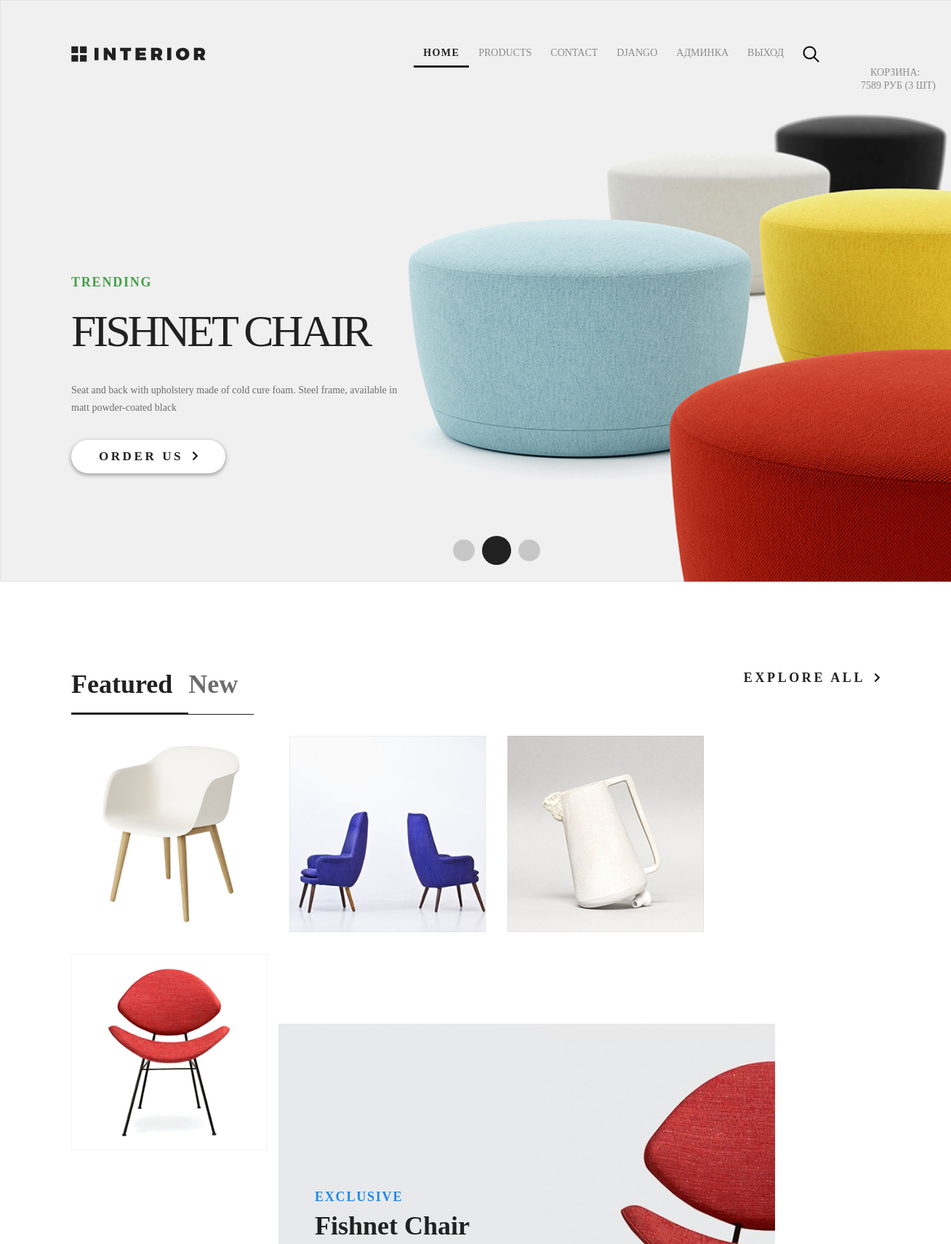
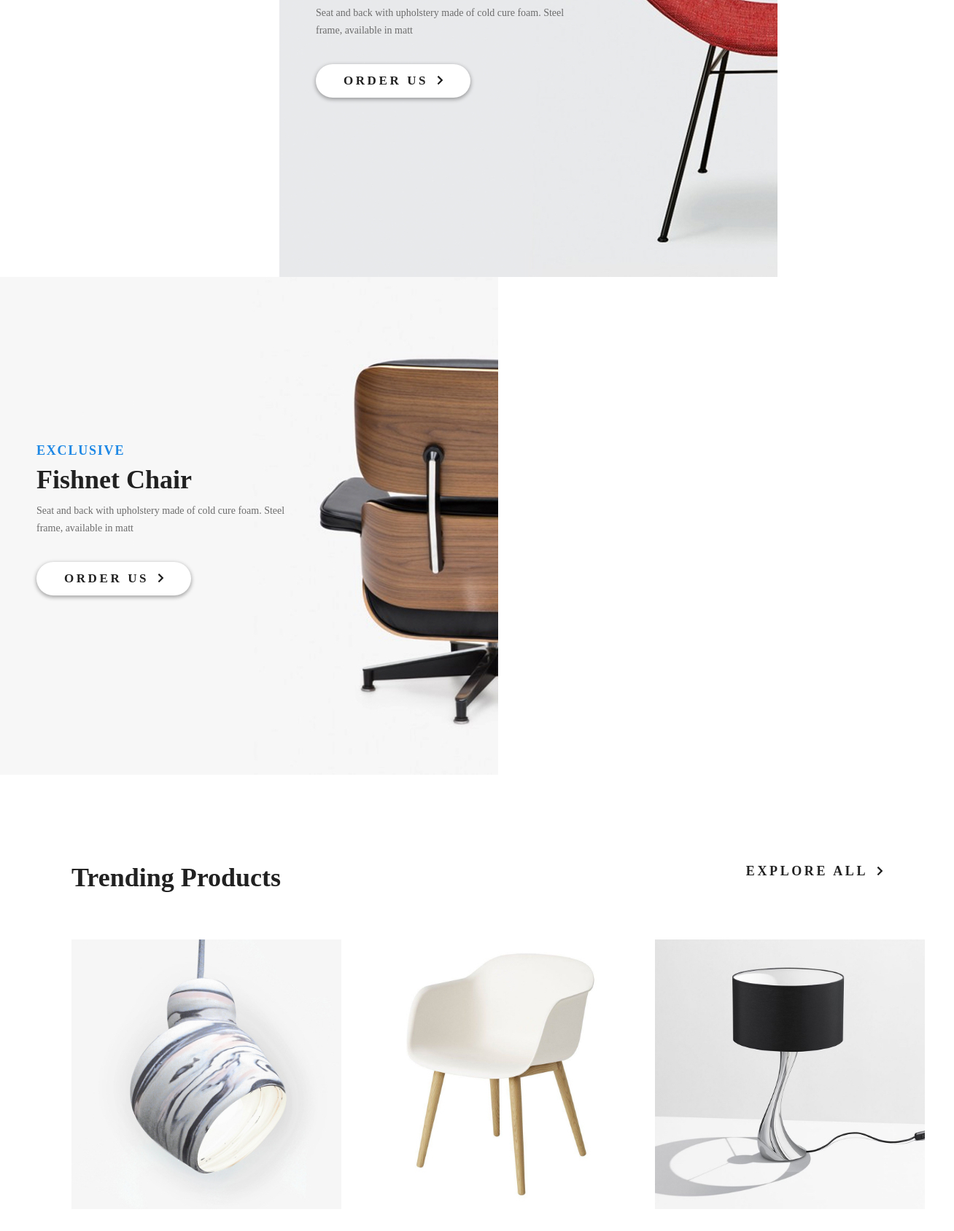
Page / (signed in, upper part) on the committed database (2 pictures, top to bottom).
### authapp/models.py (models this page shows, shortened)
class ShopUser(AbstractUser):
    age = models.PositiveSmallIntegerField('Возраст', null=True)
    avatar = models.ImageField(upload_to='users_avatars', blank=True)
    id_for_friends = models.CharField('Код для пригашения друзей', max_length=8, blank=True)
    activation_key = models.CharField(max_length=128, blank=True)
    activation_key_expires = models.DateTimeField(default=get_activation_key_expires)

### basketapp/models.py (models this page shows, shortened)
class Basket(models.Model):
    user = models.ForeignKey(ShopUser, on_delete=models.CASCADE, related_name='basket')
    product = models.ForeignKey(Product, on_delete=models.CASCADE)
    quantity = models.PositiveIntegerField('количество', default=0)
    add_datetime = models.DateTimeField('дата добавления', auto_now_add=True)
    @property
    def product_cost(self):
        return self.product.price * self.quantity
    @property
    def total_quantity(self):
        return sum(map(lambda x: x.quantity, self.user.basket.select_related().all()))
    @property
    def total_cost(self):
        return sum(map(lambda x: x.product_cost, self.user.basket.select_related().all()))

### mainapp/models.py (models this page shows, shortened)
class Product(models.Model):
    category = models.ForeignKey(ProductCategory, on_delete=models.PROTECT, verbose_name='Категория')
    name = models.CharField('Название', max_length=128)
    short_description = models.CharField('Краткое описание', max_length=128, blank=True)
    description = models.TextField('Описание', blank=True)
    quantity = models.PositiveIntegerField('Количество', default=0)
    price = models.DecimalField('Цена', max_digits=10, decimal_places=0, default=0)
    image = models.ImageField(upload_to='products_images', blank=True)
    is_active = models.BooleanField(default=True, db_index=True)
    created_at = models.DateTimeField('Дата создания', auto_now_add=True)
    updated_at = models.DateTimeField('Дата обновления', auto_now=True)

### mainapp/views.py (the view)
# urls.py: path('', adminapp.ShopUserList.as_view(), name='index'),
def index(request):
    context = {
        'page_title': 'Interior',
    }
    return render(request, 'mainapp/index.html', context)

### basketapp/context_processors.py (called while the page is built)
def basket(request):
    if request.user.is_authenticated:
        basket = request.user.basket.select_related('product', 'product__category').all()
    else:
        basket = []
    return {
        'basket': basket,
    }

### mainapp/templates/mainapp/index.html (shortened to what this page needs)
{% extends 'mainapp/base.html' %}
{% load static %}
{% block container %}
	<div class="slider padding-site">
		{% include 'mainapp/includes/inc__main_menu.html' %}
		<div class="slider-text">
			<p class="slider-tranding">TRENDING</p>
			<h2 class="slider-header">Fishnet Chair</h2>
			<p class="slider-content">
				Seat and back with upholstery made of cold cure foam. Steel frame, available in matt powder-coated black
			</p>
		</div>
		<div class="button">
			<a href="#" class="button-link">Order Us<span class="arrow-button"><img src="{% static 'icons/arrow.svg' %}" alt="arrow"></span></a>
		</div>
		<div class="slider-pagination">
			<a href="#" class="slider-pagination-circle"></a><a href="#" class=" slider-pagination-circle slider-pagination-circle-active"></a><a href="#" class="slider-pagination-circle"></a>
		</div>
	</div>
	<div class="featured padding-site">
		<div class="featured-header clearfix">
			<ul class="featured-tabs">
				<li class="featured-tabs-list"><a href="#" class="featured-tabs-link featured-tabs-link-active">
					Featured</a>
				</li>
				<li class="featured-tabs-list"><a href="#" class="featured-tabs-link">
					New</a>
				</li>
			</ul>
			<div class="explore-all clearfix"><a href="#" class="explore-all-link">Explore all<span class="arrow-button"><img src="{% static 'icons/arrow.svg' %}" alt="arrow"></span></a>
			</div>
		</div>
		<ul class="featured-products clearfix">
			<li class="featured-product-list"><a href="#" class="featured-product-link featured-product-link-active"><img src="{% static 'img/product-1.jpg' %}" alt="photo1"></a></li>
			<li class="featured-product-list"><a href="#" class="featured-product-link"><img src="{% static 'img/product-2.jpg' %}" alt="photo2"></a></li>
			<li class="featured-product-list"><a href="#" class="featured-product-link"><img src="{% static 'img/product-3.jpg' %}" alt="photo3"></a></li>
			<li class="featured-product-list"><a href="#" class="featured-product-link"><img src="{% static 'img/product-4.jpg' %}" alt="photo4"></a></li>
		</ul>
	</div>
	<div class="exclusive clearfix">
		<div class="exclusive-block-1">
			<div class="exclusive-text">
				<div class="exclusive-text-theme">
					exclusive
				</div>
				<div class="exclusive-text-heading">
					Fishnet Chair
				</div>
				<div class="exclusive-text-text">
					Seat and back with upholstery made of cold cure foam. Steel frame, available in matt
				</div>
				<div class="button">
					<a href="#" class="button-link">Order Us<span class="arrow-button"><img src="{% static 'icons/arrow.svg' %}" alt="arrow"></span></a>
				</div>
			</div>
		</div>
		<div class="exclusive-block-2">
			<div class="exclusive-text">
				<div class="exclusive-text-theme">
					exclusive
				</div>
				<div class="exclusive-text-heading">
					Fishnet Chair
				</div>
				<div class="exclusive-text-text">
					Seat and back with upholstery made of cold cure foam. Steel frame, available in matt
				</div>
				<div class="button">
					<a href="#" class="button-link">Order Us<span class="arrow-button"><img src="{% static 'icons/arrow.svg' %}" alt="arrow"></span></a>
				</div>
			</div>
		</div>
	</div>
	<div class="trending padding-site">
		<div class="trending-header clearfix">
			<div class="trending-header-text">
				Trending Products
			</div>
			<div class="explore-all clearfix"><a href="#" class="explore-all-link">Explore all<span class="arrow-button"><img src="{% static 'icons/arrow.svg' %}" alt="arrow"></span></a>
			</div>
		</div>
		<table class="trending-gallery">
			<tr>
				<td class="trending-gallery-photo"><img src="{% static 'img/product-11.jpg' %}" alt="product-11"></td>
				<td class="trending-gallery-photo"><img src="{% static 'img/product-21.jpg' %}" alt="product-21"></td>
				<td class="trending-gallery-photo"><img src="{% static 'img/product-31.jpg' %}" alt="product-31"></td>
			</tr>
		</table>
	</div>
{% endblock %}

### mainapp/templates/mainapp/includes/inc__main_menu.html (shortened to what this page needs)
{% load static %}
<div class="header clearfix">
	<a href="{% url 'main:index' %}"><img src="{% static 'img/logo.svg' %}" alt="logo"></a>
	<ul class="menu clearfix">
		<li class="menu-list">
			<a href="{% url 'main:index' %}" class="menu-link {% if request.resolver_match.view_name == 'main:index' %}
                        menu-link-active
                      {% endif %}">HOME</a>
		</li>
		<li class="menu-list">
			<a href="{% url 'main:products' %}" class="menu-link ">PRODUCTS</a>
		</li>
		<li class="menu-list">
			<a href="{% url 'main:contacts' %}" class="menu-link ">CONTACT</a>
		</li>
		{% if user.is_authenticated %}
			<li class="menu-list">
				<div class="dropdown">
					<a class="dropdown-toggle menu-link" href="" data-toggle="dropdown">
						{{ user.first_name|default:'пользователь'|title }}
					</a>
				</div>
            </li>
        {% endif %}
		{% if user.is_superuser %}
            <li class="menu-list">
                <a href="{% url 'my_admin:index' %}" class="menu-link">
                    Админка
                </a>
            </li>
        {% endif %}
        <li class="menu-list">
            {% if user.is_authenticated %}
                <a href="{% url 'auth:logout' %}" class="menu-link">
                    выход
                </a>
            {% else %}
                <a href="{% url 'auth:login' %}" class="menu-link">
                    вход
                </a>
            {% endif %}
        </li>
		<li class="menu-list">
			<a href="#" class="menu-link">
				<img src="{% static 'icons/search.svg' %}" alt="search">
			</a>
		</li>
	</ul>
</div>
<div class="basket">
	<a href="{% url 'basket:index' %}" class="menu-link">
		<span>Корзина:</span><br>
		<span>
			{% if basket %}
				{{ basket.0.total_cost|floatformat:0 }} руб ({{ basket.0.total_quantity }} шт)
			{% endif %}
		</span>
	</a>
</div>

### static/css/style.css (style rules this page uses)
* { margin: 0; padding: 0; }
html, body { height: 100%; }
body { font-family: Montserrat; }
.padding-site { padding-left: 98px; padding-right: 98px; }
.slider { max-width: 1366px; min-width: 600px; height: 800px; position: relative; background-image: url(/static/img/slider-img.jpg); background-size: cover; }
.clearfix::after { content: ""; display: table; clear: both; }
.header { padding-top: 63px; }
.menu { float: right; margin-right: 70px; }
.menu-list { list-style-type: none; float: left; }
.basket { float: right; margin-right: -90px; margin-bottom: 130px; }
.menu-link { color: #8c8c8c; font-size: 14px; font-weight: 300; text-transform: uppercase; text-decoration-line: none; padding: 10px 13px; }
.menu-link-active { color: #212121; font-weight: 700; letter-spacing: 1.4px; border-bottom: 3px solid #212121; }
.slider-tranding { color: #43a047; font-size: 18px; font-weight: 700; text-transform: uppercase; letter-spacing: 1.8px; margin-top: 288px; }
.slider-header { color: #212121; font-size: 62px; font-weight: 100; letter-spacing: -4px; text-transform: uppercase; line-height: 72px; margin-top: 20px; margin-bottom: 34px; }
.slider-content { color: #6c6c6c; font-size: 14px; width: 458px; line-height: 24px; margin-top: 34px; margin-bottom: 32px; }
.button { width: 212px; height: 46px; box-shadow: 0 2px 5px 1px rgba(33, 33, 33, 0.35); border-radius: 23px; background-color: #ffffff; display: inline-block; text-align: center; }
.button-link { display: block; color: #212121; line-height: 45px; font-size: 17px; font-weight: 700; text-transform: uppercase; letter-spacing: 3.6px; text-decoration-line: none; height: 100%; }
.arrow-button { margin-left: 12px; }
.slider-pagination { position: absolute; width: 1170px; bottom: 19px; text-align: center; }
.slider-pagination-circle { border-radius: 50%; width: 30px; height: 30px; background-color: #c7c7c7; display: inline-block; margin: 5px; }
.slider-pagination-circle-active { width: 40px; height: 40px; background-color: #212121; margin-bottom: 0px; }
.featured { background-color: white; height: 488px; padding-top: 120px; }
.featured-tabs-list { list-style-type: none; float: left; }
.featured-tabs-link { height: 25px; color: #6c6c6c; font-size: 36px; font-weight: 700; padding-right: 22px; padding-bottom: 21px; text-decoration-line: none; border-bottom: 1px solid #212121; }
.featured-tabs-link-active { color: #212121; font-size: 36px; font-weight: 700; border-bottom: 3px solid #212121; padding-bottom: 19px; }
.explore-all { float: right; }
.explore-all-link { text-decoration-line: none; color: #212121; font-size: 18px; font-weight: 700; line-height: 24px; text-transform: uppercase; letter-spacing: 3.6px; }
.featured-products { margin-top: 35px; margin-left: -15px; margin-right: -15px; }
.featured-product-list { list-style-type: none; }
.featured-product-link { width: 270px; height: 270px; float: left; margin: 15px; }
.exclusive-block-1, .exclusive-block-2 { height: 683px; width: 683px; float: left; }
.exclusive-block-1 { background-image: url(/static/img/promo-img1.jpg); }
.exclusive-block-2 { background-image: url(/static/img/promo-img.jpg); }
.exclusive-text { margin-left: 50px; }
.exclusive-text-theme, .gallery-main-theme { margin-top: 228px; color: #1e88e5; font-size: 18px; font-weight: 700; text-transform: uppercase; letter-spacing: 1.8px; }
.exclusive-text-heading, .gallery-main-header { width: 256px; color: #212121; font-size: 36px; font-weight: 700; margin-top: 8px; margin-bottom: 10px; }
.exclusive-text-text, .gallery-main-content { width: 374px; color: #6c6c6c; font-size: 14px; font-weight: 300; line-height: 24.04px; margin-bottom: 34px; }
.trending { height: 988px; padding-top: 120px; }
.trending-header-text { color: #212121; font-size: 36px; font-weight: 700; float: left; }
.trending-gallery { margin-top: 34px; border-spacing: 30px; margin-left: -30px; margin-bottom: 0px; }
.dropdown { position: relative; }

### rows in the picture
ShopUser: first_name "DJANGO"
Basket: user+product+quantity "7589", user+quantity "3"
